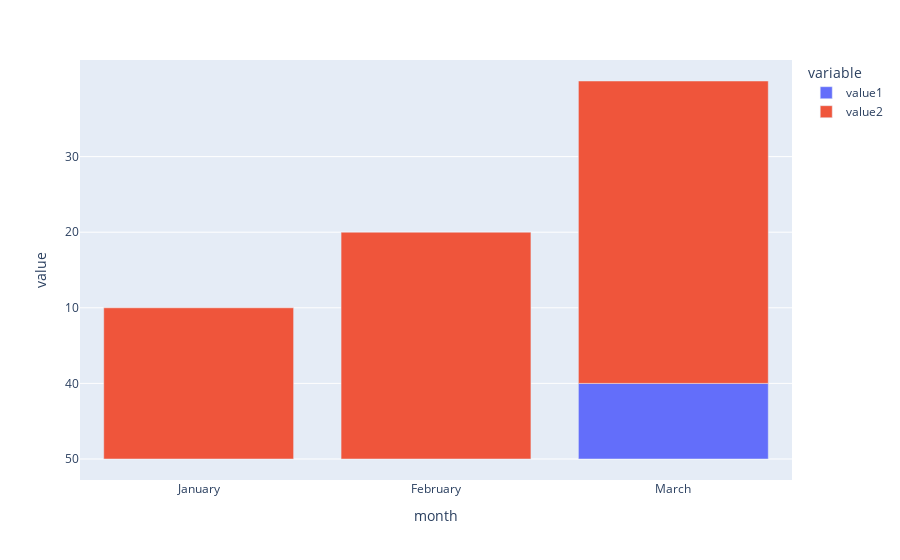

Write notebook code for a chart like this one.
### Markdown cell above
# bar

### Code cell
import matplotlib.pyplot as plt
import pandas as pd
import numpy as np
import plotly.express as px

data = np.array([
    ['January', 50, 10],
    ['February', 50, 20],
    ['March', 40, 30]
])
df = pd.DataFrame({
    'month': data[:,0],
    'value1': data[:,1],
    'value2': data[:,2]
})
display(df)

df2 = pd.melt(df, id_vars=['month'], value_vars=['value1', 'value2'])
display(df2)

fig = px.bar(df2, x='month', y='value', color='variable')
fig.show()

### Figure 1 — Plotly figure (JSON) as saved in the notebook; plotly's stock layout.template omitted (floating-point values rounded to 4 significant figures)
{"data": [{"alignmentgroup": "True", "hovertemplate": "variable=value1<br>month=%{x}<br>value=%{y}<extra></extra>", "legendgroup": "value1", "marker": {"color": "#636efa", "pattern": {"shape": ""}}, "name": "value1", "offsetgroup": "value1", "orientation": "v", "showlegend": true, "textposition": "auto", "type": "bar", "x": ["January", "February", "March"], "xaxis": "x", "y": ["50", "50", "40"], "yaxis": "y"}, {"alignmentgroup": "True", "hovertemplate": "variable=value2<br>month=%{x}<br>value=%{y}<extra></extra>", "legendgroup": "value2", "marker": {"color": "#EF553B", "pattern": {"shape": ""}}, "name": "value2", "offsetgroup": "value2", "orientation": "v", "showlegend": true, "textposition": "auto", "type": "bar", "x": ["January", "February", "March"], "xaxis": "x", "y": ["10", "20", "30"], "yaxis": "y"}], "layout": {"barmode": "relative", "legend": {"title": {"text": "variable"}, "tracegroupgap": 0}, "margin": {"t": 60}, "xaxis": {"anchor": "y", "domain": [0, 1], "title": {"text": "month"}}, "yaxis": {"anchor": "x", "domain": [0, 1], "title": {"text": "value"}}}}
